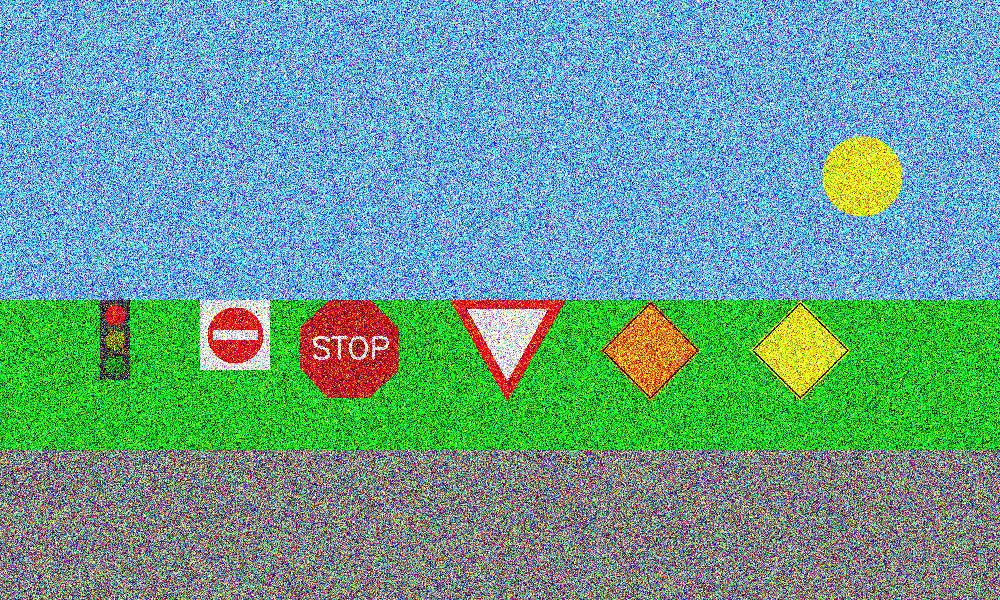
#> input picture IdentifyingTraffic Signs and Lights/ps02/input_images/noisy_scene_all_signs.png, 1000 x 600 px, given in place of simple_tl.png, which was not available
$ python experiment.py
#> lines starting #> are read from the running program, lines starting #| are printed output that depends on the picture; after the words box and inside, x2 and y2 are one past the last pixel; in counts of white or black regions, pixels touching at a corner belong together; pictures that were not available may be replaced by others from this repository, and a replacement may not be noted
### IdentifyingTraffic Signs and Lights/ps02/ps2.py
"""
CS6476 Problem Set 2 imports. Only Numpy and cv2 are allowed.
"""
import cv2 as cv
import math
import numpy as np


# [9 lines left out: function find_color, not called in this run]


def isOn(rgb):
    return rgb[0] == 255 or rgb[1] == 255 or rgb[2] == 255


def traffic_light_detection(img_in, radii_range):
    """Finds the coordinates of a traffic light image given a radii
    range.

    Use the radii range to find the circles in the traffic light and
    identify which of them represents the yellow light.

    Analyze the states of all three lights and determine whether the
    traffic light is red, yellow, or green. This will be referred to
    as the 'state'.

    It is recommended you use Hough tools to find these circles in
    the image.

    The input image may be just the traffic light with a white
    background or a larger image of a scene containing a traffic
    light.

    Args:
        img_in (numpy.array): image containing a traffic light.
        radii_range (list): range of radii values to search for.

    Returns:
        tuple: 2-element tuple containing:
        coordinates (tuple): traffic light center using the (x, y)
                             convention.
        state (str): traffic light state. A value in {'red', 'yellow',
                     'green'}
    """

    img = cv.medianBlur(img_in, 5)
    cimg = cv.cvtColor(img, cv.COLOR_BGR2GRAY)
    circles = cv.HoughCircles(cimg, cv.HOUGH_GRADIENT, 1, 20,
                              param1=75, param2=10, minRadius=radii_range.start, maxRadius=radii_range.stop)
    if circles is not None:
        circles = circles[0].astype(int)
        i = circles[1]
        # [11 lines of commented-out code are left out]

        sorted(circles, key=lambda circle: circle[0] ** 2 + circle[1] ** 2)
        on = None;
        if isOn(img[circles[0][1], circles[0][0]]):
            on = "red"
        elif isOn(img[circles[1][1], circles[1][0]]):
            on = "yellow"
        else:
            on = "green"

        return (circles[1][0], circles[1][1]), on


# [1142 lines left out: functions yield_sign_detection, linelength, find_angle, do_lines_touch, isTriangle, isOctagon and 22 more, not called in this run]


################################ CHANGE BELOW FOR MORE CUSTOMIZATION #######################
""" The functions below are used for each individual part of the report section.

Feel free to change the return statements but ensure that the return type remains the same
for the autograder.

"""


# Part 2 outputs
def ps2_2_a_1(img_in):
    return do_not_enter_sign_detection(img_in)


def ps2_2_a_2(img_in):
    return stop_sign_detection(img_in)


def ps2_2_a_3(img_in):
    return construction_sign_detection(img_in)


def ps2_2_a_4(img_in):
    return warning_sign_detection(img_in)


def ps2_2_a_5(img_in):
    return yield_sign_detection(img_in)


# Part 3 outputs
def ps2_3_a_1(img_in):
    return traffic_sign_detection(img_in)


def ps2_3_a_2(img_in):
    return traffic_sign_detection(img_in)


# Part 4 outputs
def ps2_4_a_1(img_in):
    return traffic_sign_detection_noisy(img_in)


def ps2_4_a_2(img_in):
    return traffic_sign_detection_noisy(img_in)


# Part 5 outputs
def ps2_5_a(img_in):
    return traffic_sign_detection_challenge(img_in)

### IdentifyingTraffic Signs and Lights/ps02/experiment.py
"""
CS6476: Problem Set 2 Experiment file

This script contains a series of function calls that run your ps2
implementation and output images so you can verify your results.
"""


import cv2

#import ps2
import ps2

# -- display utils
marker_color = (255, 0, 255)
text_color = (90, 90, 90)
text_thickness = 2
font_face = cv2.FONT_HERSHEY_SIMPLEX
font_scale = 0.5

def place_text(text, center, img, cache={}):
    if "y_offset" in cache:
        cache["y_offset"] *= -1
    else:
        cache["y_offset"] = -30
    size = cv2.getTextSize(text, font_face, font_scale, text_thickness)
    y = center[1] + cache["y_offset"]
    if size[0][0] + center[0] > img.shape[1]:
        x = center[0] - size[0][0] - 5
    else:
        x = center[0] + 5
    cv2.rectangle(img,(x,y - size[0][1] - size[1]),(x + size[0][0], y + size[0][1] - size[1]),(255,255,255),cv2.FILLED)
    cv2.putText(img, text, (x, y), font_face, font_scale, text_color, text_thickness)


def draw_tl_center(image_in, center, state):
    """Marks the center of a traffic light image and adds coordinates
    with the state of the current image

    Use OpenCV drawing functions to place a marker that represents the
    traffic light center. Additionally, place text using OpenCV tools
    that show the numerical and string values of the traffic light
    center and state. Use the following format:

        ((x-coordinate, y-coordinate), 'color')

    See OpenCV's drawing functions:
    http://docs.opencv.org/2.4/modules/core/doc/drawing_functions.html

    Make sure the font size is large enough so that the text in the
    output image is legible.
    Args:
        image_in (numpy.array): input image.
        center (tuple): center numeric values.
        state (str): traffic light state values can be: 'red',
                     'yellow', 'green'.

    Returns:
        numpy.array: output image showing a marker representing the
        traffic light center and text that presents the numerical
        coordinates with the traffic light state.
    """
    center = (int(center[0]), int(center[1]))
    output = image_in
    cv2.drawMarker(output, center, marker_color, markerType=cv2.MARKER_CROSS, markerSize=11, thickness=2)
    text = "(({}, {}), '{}')".format(center[0], center[1], state)
    place_text(text, center, output)
    return output


# [33 lines left out: function mark_traffic_signs, not called in this run]


def part_1():

    input_images = ['simple_tl', 'scene_tl_1', 'scene_tl_2', 'scene_tl_3']
    output_labels = ['ps2-1-a-1', 'ps2-1-a-2', 'ps2-1-a-3', 'ps2-1-a-4']
    # input_images = ['scene_tl_1', 'scene_tl_2', 'scene_tl_3']
    # output_labels = ['ps2-1-a-2', 'ps2-1-a-3', 'ps2-1-a-4']

    # Define a radii range, you may define a smaller range based on your
    # observations.
    radii_range = range(10, 30, 1)

    for img_in, label in zip(input_images, output_labels):

        tl = cv2.imread("input_images/{}.png".format(img_in))
#> tl is the input picture: shape (600, 1000, 3); mean B, G, R 149.7, 158.4, 104.9
        coords, state = ps2.traffic_light_detection(tl, radii_range)
#> in traffic_light_detection, `img = cv.medianBlur(img_in, 5)`:
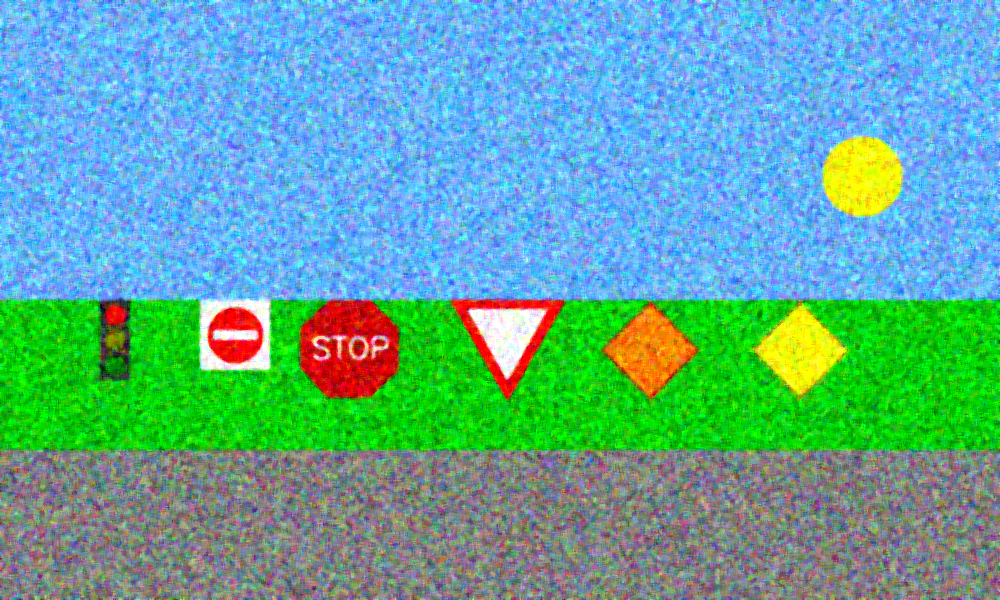
#> img: shape (600, 1000, 3); mean B, G, R 157.5, 168.1, 97.7
#> in traffic_light_detection, `cimg = cv.cvtColor(img, cv.COLOR_BGR2GRAY)`:
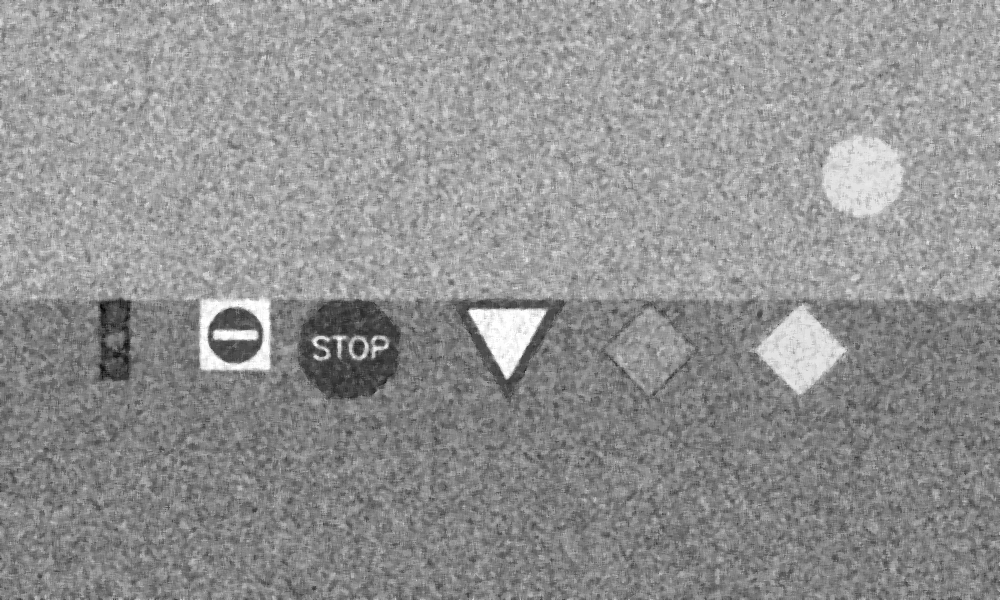
#> cimg: shape (600, 1000); min 3, max 255, mean 145.8
#> in traffic_light_detection, `circles = cv.HoughCircles(cimg, cv.HOUGH_GRADIENT, 1, 20, param1=75, p..`: circles = 1039 rows, first 8: [243.5, 98.5, 29.4], [961.5, 142.5, 29.4], [679.5, 215.5, 29.4], [343.5, 106.5, 29.3], [177.5, 34.5, 29.4], [386.5, 180.5, 29.4], [657.5, 429.5, 29.4], [950.5, 199.5, 29.4]
#> in traffic_light_detection, `circles = circles[0].astype(int)`: circles = 1039 rows, first 8: [243, 98, 29], [961, 142, 29], [679, 215, 29], [343, 106, 29], [177, 34, 29], [386, 180, 29], [657, 429, 29], [950, 199, 29]
#> in traffic_light_detection, `i = circles[1]`: i = [961, 142, 29]
#> in traffic_light_detection, `on = "red"`: on = 'red'
#> coords = (961, 142); state = 'red'

        img_out = draw_tl_center(tl, coords, state)
#> in draw_tl_center, `center = (int(center[0]), int(center[1]))`: center = (961, 142)
#> in draw_tl_center, `cv2.drawMarker(output, center, marker_color, markerType=cv2.MARKER_CRO..`: output: shape (600, 1000, 3); 0.01% of pixels changed, all inside (x1, y1, x2, y2) = (955, 137, 968, 149)
#> in draw_tl_center, `text = "(({}, {}), '{}')".format(center[0], center[1], state)`: text = "((961, 142), 'red')"
#> in place_text, `y = center[1] + cache["y_offset"]`: y = 112
#> in place_text, `x = center[0] - size[0][0] - 5`: x = 807
#> in place_text, `cv2.putText(img, text, (x, y), font_face, font_scale, text_color, text..`:
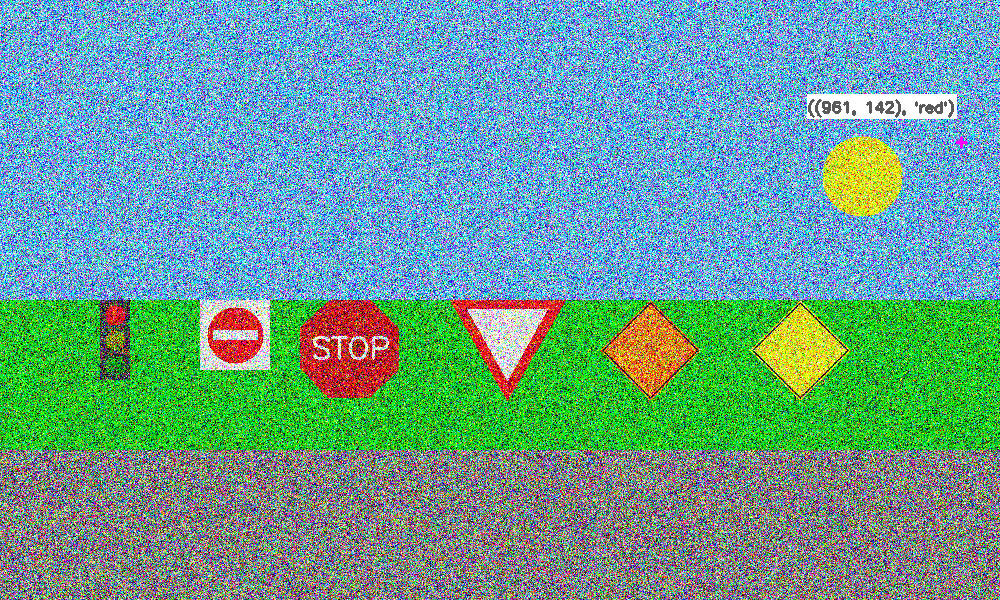
#> img: shape (600, 1000, 3); mean B, G, R 149.7, 158.6, 105.6
        cv2.imwrite("output/{}.png".format(label), img_out)
#> pass 2 of the loop in part_1, `for img_in, label in zip(input_images, output_labels):`:
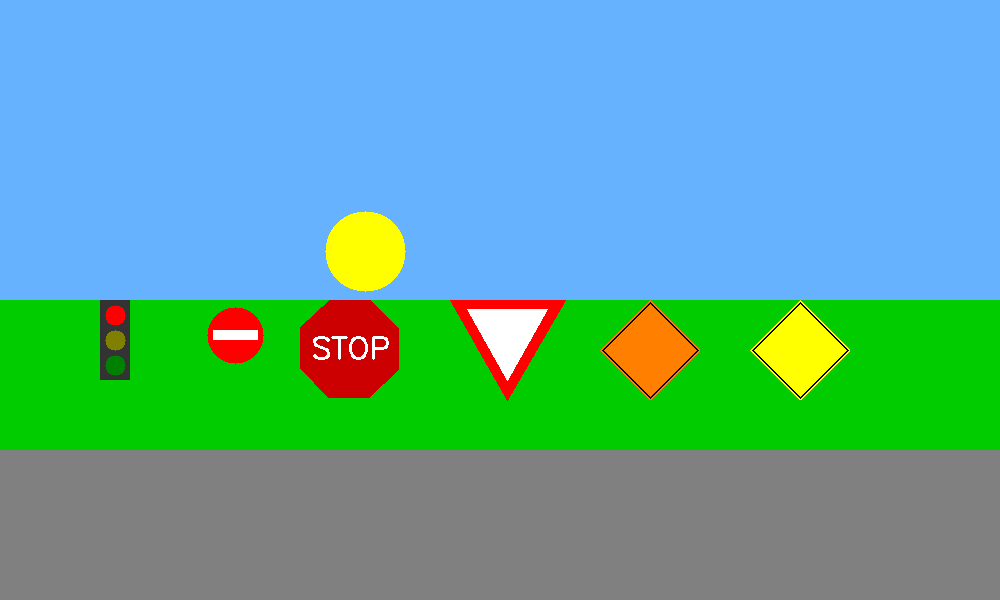
#> input picture IdentifyingTraffic Signs and Lights/ps02/input_images/scene_all_signs.png, 1000 x 600 px, given in place of scene_tl_1.png, which was not available
#> in part_1, tl is the input picture: shape (600, 1000, 3); mean B, G, R 159.2, 167.8, 95
#> in traffic_light_detection (call 2), `cimg = cv.cvtColor(img, cv.COLOR_BGR2GRAY)`:
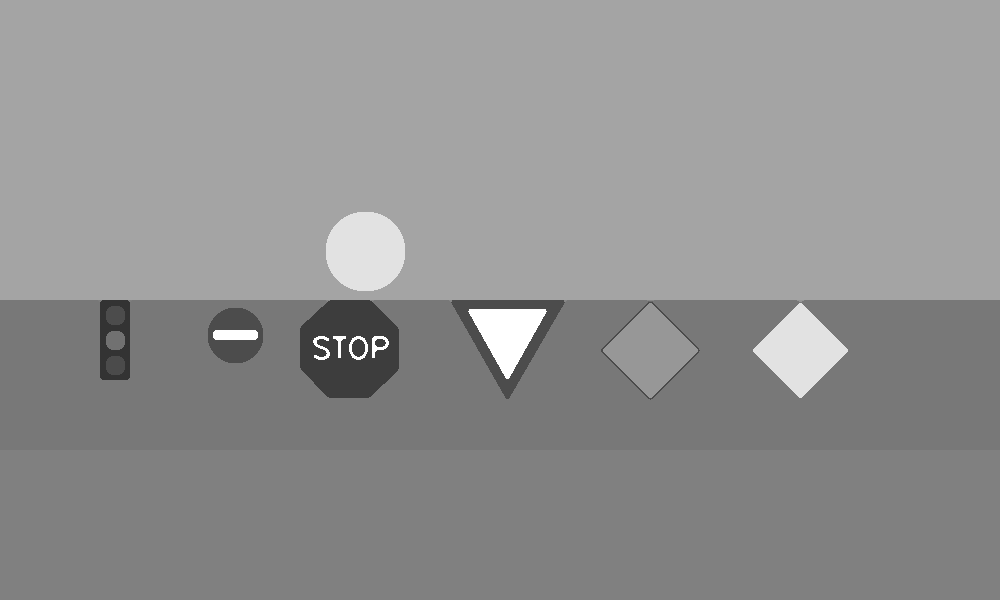
#> cimg: shape (600, 1000); min 51, max 255, mean 145.1
#> in traffic_light_detection (call 2), `circles = cv.HoughCircles(cimg, cv.HOUGH_GRADIENT, 1, 20, param1=75, p..`: circles = [[234.5, 334.5, 27.5], [351.5, 350.5, 14.5], [114.5, 314.5, 15.8], [114.5, 339.5, 15.8], [380.5, 361.5, 18.5], [317.5, 357.5, 20.2], [333.5, 332.5, 28], [113.5, 363.5, 10.9], [378.5, 323.5, 11.5]]
#> in traffic_light_detection (call 2), `circles = circles[0].astype(int)`: circles = [[234, 334, 27], [351, 350, 14], [114, 314, 15], [114, 339, 15], [380, 361, 18], [317, 357, 20], [333, 332, 28], [113, 363, 10], [378, 323, 11]]
#> i = [351, 350, 14]
#> coords = (351, 350)
#> output: shape (600, 1000, 3); 0.01% of pixels changed, all inside (x1, y1, x2, y2) = (345, 344, 358, 357)
#> y = 380
#> in place_text (call 2), `x = center[0] + 5`: x = 356
#> in place_text (call 2), `cv2.putText(img, text, (x, y), font_face, font_scale, text_color, text..`:
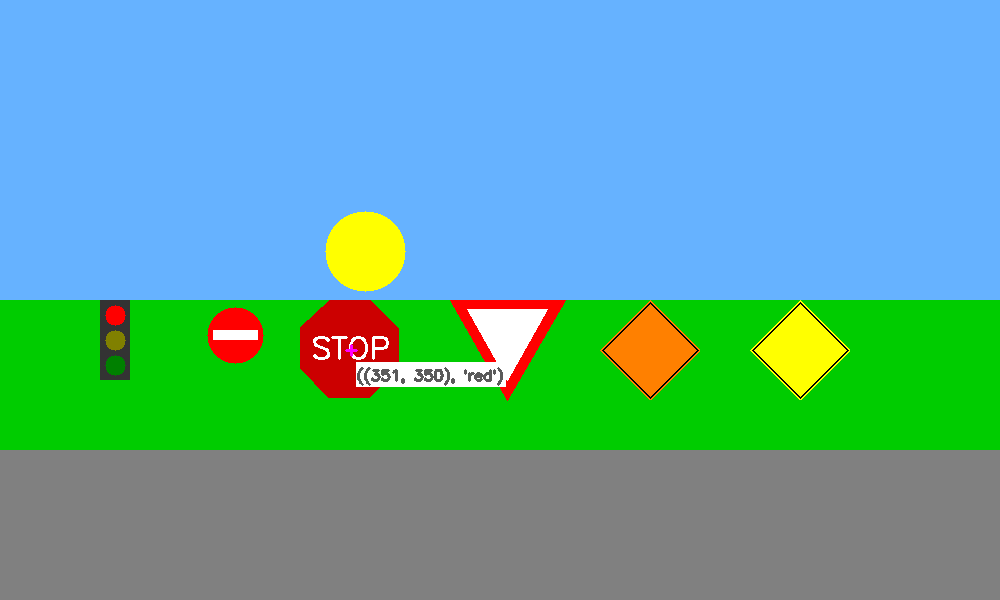
#> img: shape (600, 1000, 3); mean B, G, R 160.5, 168.2, 95.8


# [71 lines left out: functions part_2, part_3, part_4, part_5a, not called in this run]


if __name__ == '__main__':
#> (the run stopped early here; a loop or call above may not have finished)
